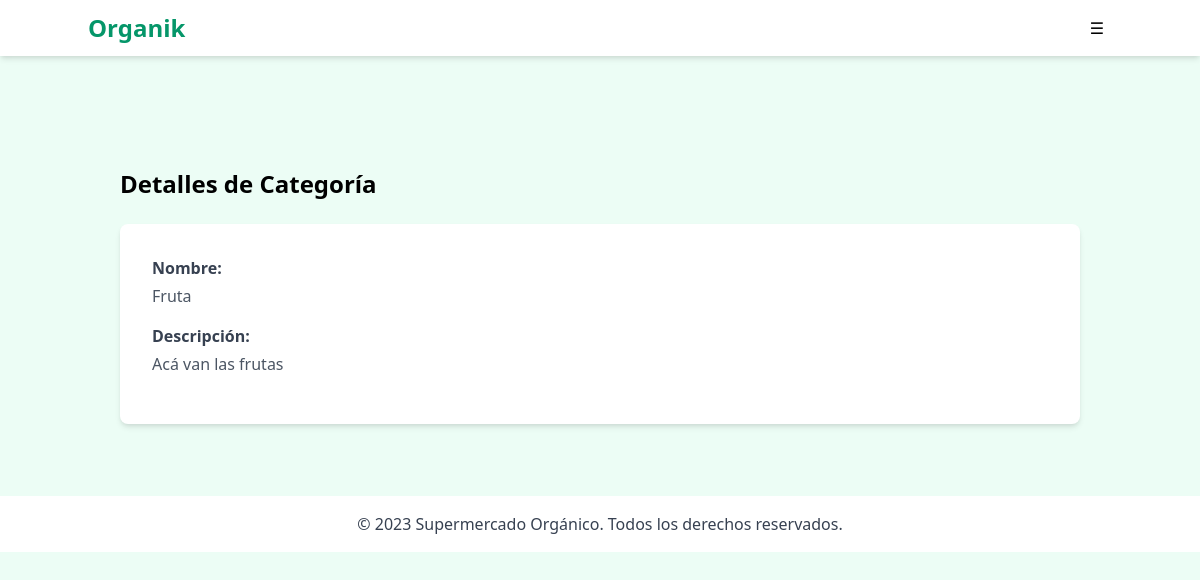
Page /administracion/categoria/1/ on the earlier database version.
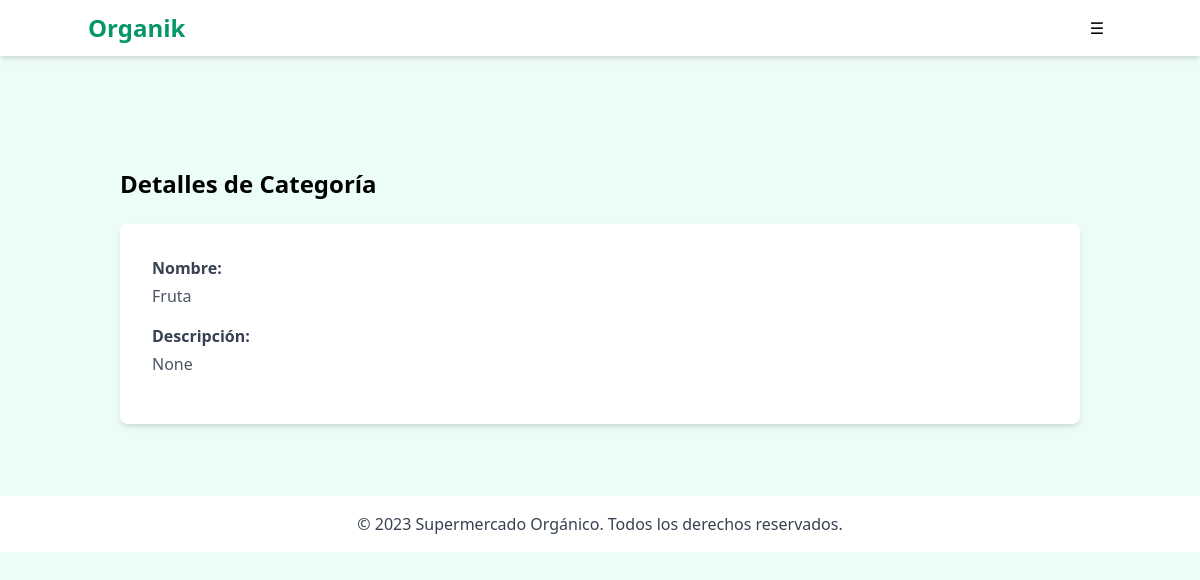
Same page on the later database version.
### marketapp/models.py (models this page shows, shortened)
class Categoria(models.Model):
    nombre = models.CharField(max_length=50)
    descripcion = models.CharField(max_length=100, blank=True, null=True)

### marketapp/views.py (the view)
# urls.py: path('categoria/<int:pk>/', CategoriaAdminDetailView.as_view(), name='admin_categoria_detail'),
class CategoriaAdminDetailView(DetailView):
    model = Categoria
    template_name = 'marketapp/admin/categoria/detail.html'
    context_object_name = 'categoria'

### marketapp/templates/marketapp/admin/categoria/detail.html
{% extends "marketapp/admin/adminIndex.html" %}
{% block contenido %}
<div class="container mx-auto mt-10 p-4">
    <h2 class="text-2xl font-bold mb-6">Detalles de Categoría</h2>
    <div class="bg-white p-8 rounded-lg shadow-md">
        <div class="mb-4">
            <span class="font-bold text-gray-700 block mb-1">Nombre:</span>
            <span class="text-gray-600">{{ categoria.nombre }}</span>
        </div>
        <div class="mb-4">
            <span class="font-bold text-gray-700 block mb-1">Descripción:</span>
            <span class="text-gray-600">{{ categoria.descripcion }}</span>
        </div>
    </div>
</div>
{% endblock %}

Differences in the rows shown:
changed Categoria "Fruta": descripcion "Acá van las frutas" → "None"
